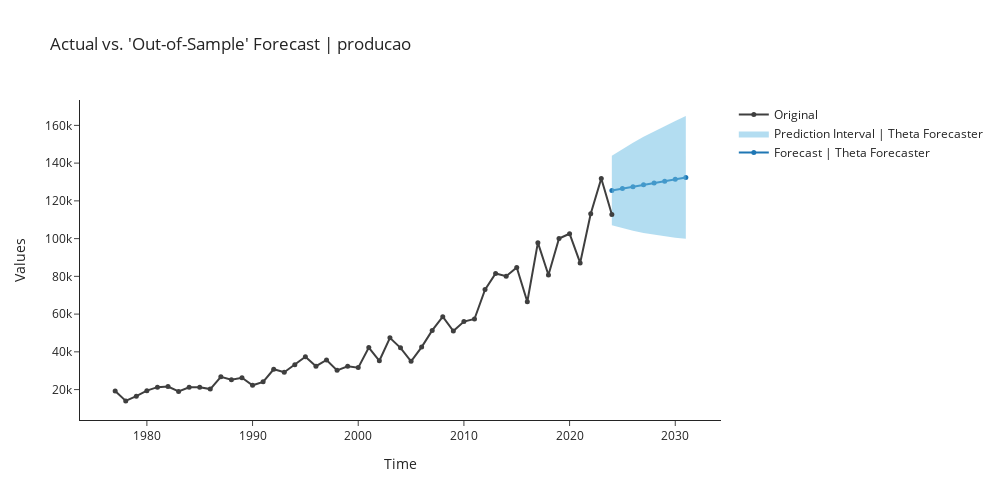

Write notebook code for a chart like this one.
### Markdown cell above
## ALL GRAPHS

### Code cell
exp.plot_model(estimator = theta, plot = 'forecast', 
               data_kwargs = {'fh' : 8},
               fig_kwargs = {"height":500,"width":1000,"template": "simple_white","hoverinfo":"none","big_data_threshold":50})
exp.plot_model(estimator = ada_cds_dt, plot = 'forecast', 
               data_kwargs = {'fh' : 8},
               fig_kwargs = {"height":500,"width":1000,"template": "simple_white","hoverinfo":"none","big_data_threshold":50})
exp.plot_model(estimator = exp_smooth, plot = 'forecast', 
               data_kwargs = {'fh' : 8},
               fig_kwargs = {"height":500,"width":1000,"template": "simple_white","hoverinfo":"none","big_data_threshold":50})
exp.plot_model(estimator = ets, plot = 'forecast', 
               data_kwargs = {'fh' : 8},
               fig_kwargs = {"height":500,"width":1000,"template": "simple_white","hoverinfo":"none","big_data_threshold":50})

### Figure 1 — Plotly figure (JSON) as saved in the notebook; plotly's stock layout.template omitted (floating-point values rounded to 4 significant figures)
{"data": [{"line": {"color": "#1f77b4"}, "marker": {"size": 5}, "mode": "lines+markers", "name": "Forecast | Theta Forecaster", "showlegend": true, "type": "scatter", "x": [2024, 2025, 2026, 2027, 2028, 2029, 2030, 2031], "y": [125500.0, 126500.0, 127500.0, 128500.0, 129500.0, 130400.0, 131400.0, 132400.0]}, {"line": {"width": 0}, "marker": {"color": "#68BBE3"}, "mode": "lines", "name": "Lower Interval", "showlegend": false, "type": "scatter", "x": [2024, 2025, 2026, 2027, 2028, 2029, 2030, 2031], "y": [107100.0, 105500.0, 104200.0, 103000.0, 102100.0, 101200.0, 100500.0, 99870.0]}, {"fill": "tonexty", "fillcolor": "rgba(104,187,227,0.5)", "line": {"width": 0}, "marker": {"color": "#68BBE3"}, "mode": "lines", "name": "Prediction Interval | Theta Forecaster", "showlegend": true, "type": "scatter", "x": [2024, 2025, 2026, 2027, 2028, 2029, 2030, 2031], "y": [143900.0, 147500.0, 150800.0, 153900.0, 156900.0, 159700.0, 162400.0, 165000.0]}, {"marker": {"color": "#3f3f3f", "size": 5}, "mode": "lines+markers", "name": "Original", "showlegend": true, "type": "scatter", "x": [1977, 1978, 1979, 1980, 1981, 1982, 1983, 1984, 1985, 1986, 1987, 1988, 1989, 1990, 1991, 1992, 1993, 1994, 1995, 1996, 1997, 1998, 1999, 2000, 2001, 2002, 2003, 2004, 2005, 2006, 2007, 2008, 2009, 2010, 2011, 2012, 2013, 2014, 2015, 2016, 2017, 2018, 2019, 2020, 2021, 2022, 2023, 2024], "y": [19256, 14017, 16514, 19435, 21284, 21605, 19015, 21178, 21175, 20265, 26759, 25224, 26268, 22258, 24100.0, 30770.0, 29210.0, 33170.0, 37440.0, 32400.0, 35720.0, 30190.0, 32390.0, 31640.0, 42290.0, 35270.0, 47410.0, 42130.0, 35010.0, 42510.0, 51370.0, 58650.0, 51000.0, 56020.0, 57410.0, 72980.0, 81510.0, 80050.0, 84670.0, 66530.0, 97840.0, 80710.0, 100000.0, 102600.0, 87100.0, 113100.0, 131900.0, 112800.0]}], "layout": {"autosize": false, "height": 500, "showlegend": true, "title": {"text": "Actual vs. 'Out-of-Sample' Forecast | producao"}, "width": 1000, "xaxis": {"title": {"text": "Time"}}, "yaxis": {"title": {"text": "Values"}}}}
